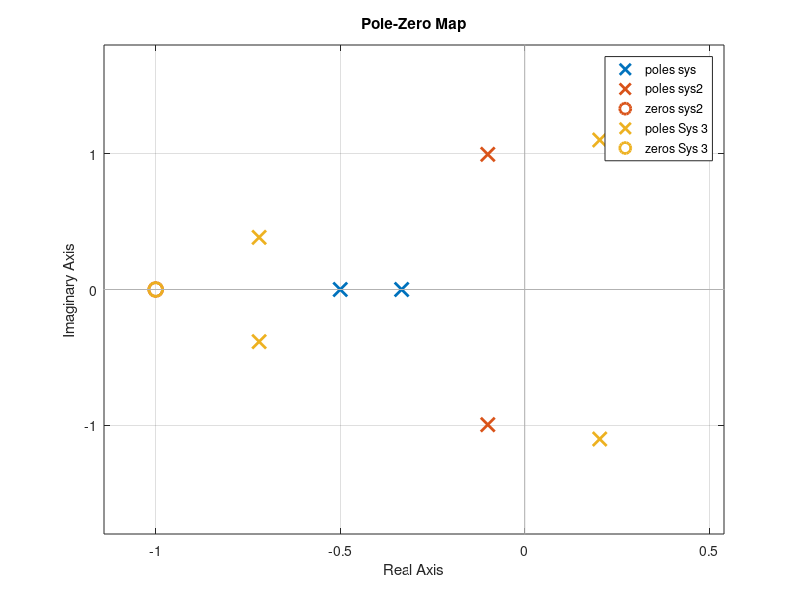
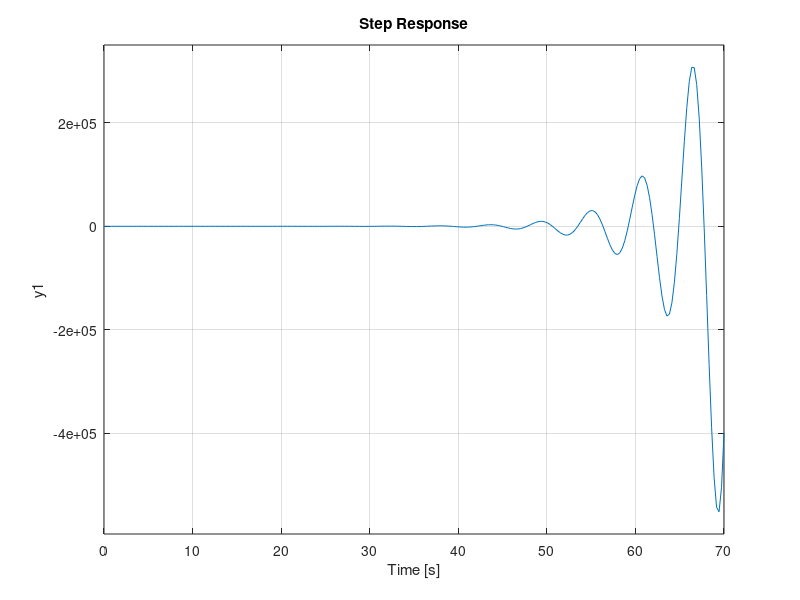

Write the MATLAB code that produced these figures, in order.
T1 = 3;
T2 = 2;
s = tf('s');
sys = 2 / ((1+s*T1) * (1+ s* T2));
sys2 = (2 * (s + 1)) / (s^2 + 0.2 * s + 1);
sys3 = (sys * sys2) / (1 + sys * sys2);

zero(sys);
zero(sys2);
zero(sys3);
disp('Les poles de sys sont : ');
pole(sys)
pause(1);
disp('Les poles de sys2 sont : ');
pole(sys2)
pause(1);
disp('Les poles de sys3 sont : ');
pole(sys3)
pause(1);
pzmap(sys,sys2,minreal(sys3));
figure
step(sys3)
